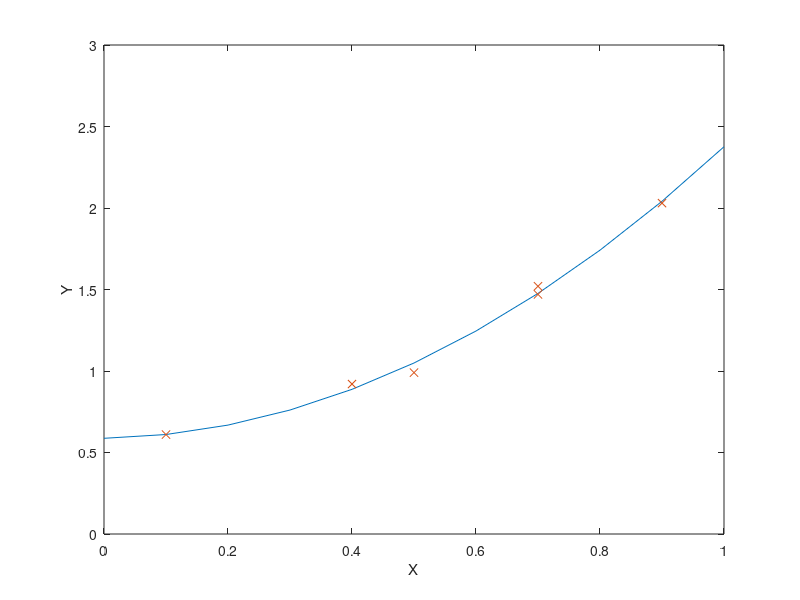

Source code (MATLAB):
% L8_2 same as f8_4   
% Copyright S. Nakamura, 1995
set(gcf, 'NumberTitle','off','Name', 'Figure 8.4; List 8.2')

clear, clf, hold off
x = [0.1, 0.4, 0.5, 0.7, 0.7, 0.9]';  
y = [0.61, 0.92, 0.99, 1.52, 1.47, 2.03]';
cc = polyfit(x,y,2);
xx = 0:0.1:1;
yy = polyval(cc,xx);
plot(xx,yy); hold on
plot(x,y,'x')
axis([0, 1, 0, 3])
xlabel('X')
ylabel('Y')
